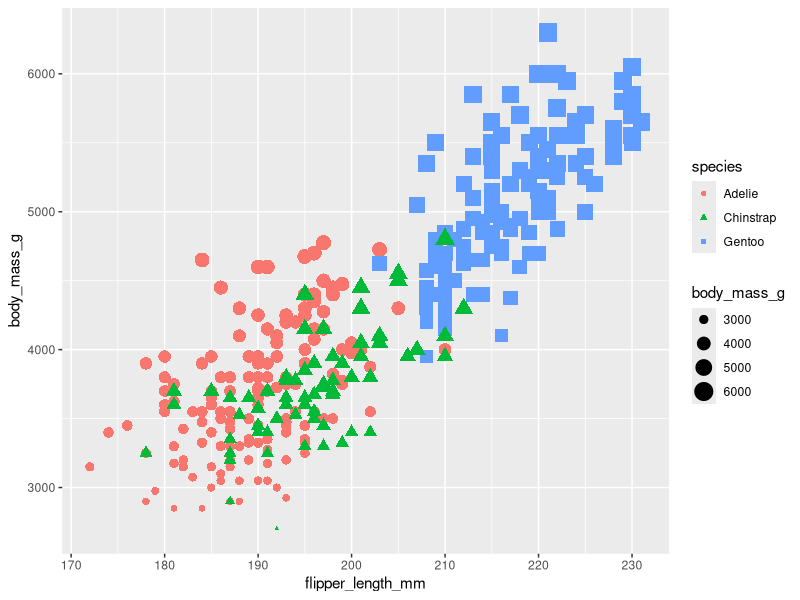

R code for this plot:
library("ggplot2")
library("palmerpenguins")

ggplot(data=penguins)+geom_point(mapping=aes(x=flipper_length_mm,y=body_mass_g,color=species,shape=species,size=body_mass_g))
